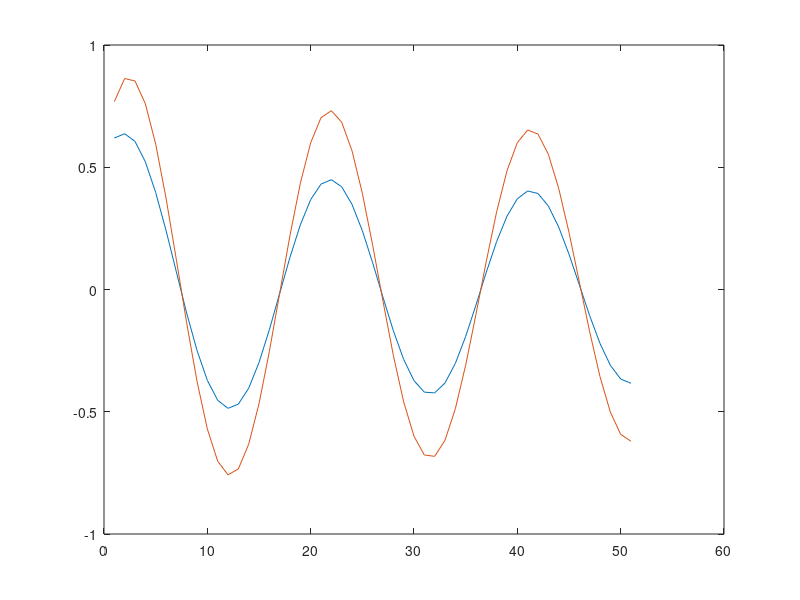

MATLAB code for this plot:
%% Algorithm II

clc; clear all; close all;

index = 0;
cases = 5;

locality = 3; network = 4;
    
%% Plant dynamics

% Number of pendulums
n = network;

Nx = 2*n; Nu = n;

% A matrix
m = 1; k = 1; d = 3; g = 10; l = 1;

block_off_diag = [0    0; k*l/m  d/(m*l)];
block_diag_extr = [0 1; -g-k*l/m -d/(m*l)];
block_diag = [0 1; -g-2*k*l/m -2*d/(m*l)];

Ac = zeros(Nx,Nx); j = 0;
for i = 1:2:Nx
    j = j+1;
    if j == 1 % first node
        Ac (i:i+1,i+2:i+3) = block_off_diag;
        Ac (i:i+1,i:i+1) = block_diag;
    elseif j == Nx/2  % last node      
        Ac (i:i+1,i:i+1) = block_diag;
        Ac (i:i+1,i-2:i-1) = block_off_diag;
    else
        Ac (i:i+1,i+2:i+3) = block_off_diag;
        Ac (i:i+1,i:i+1) = block_diag;
        Ac (i:i+1,i-2:i-1) = block_off_diag;
    end
end

% B matrix
Bc = zeros(Nx,Nu); j = 0;
for i = 1:2:Nx
    j = j+1;
    Bc (i:i+1,j) = [0; 1];
end

% Discretize 
Ts = .1;

A  = (eye(Nx)+Ac*Ts);
B = Ts*Bc;

%% Scenario definition

% Time horizonn (FIR)
T = 10;

% Locality constraint
d = 3;

% Initial condition
rng(2020)
x0 = rand(Nx,1);

% Simulation time
Tsim = 50;

%% Run quick test

Tsim = 50;

x_VAL(:,1) = x0;
for t = 1:Tsim
    x_VAL(:,t+1) = A*x_VAL(:,t);
end

figure(2)
plot(1:Tsim+1,x_VAL(1,:),1:Tsim+1,x_VAL(3,:))